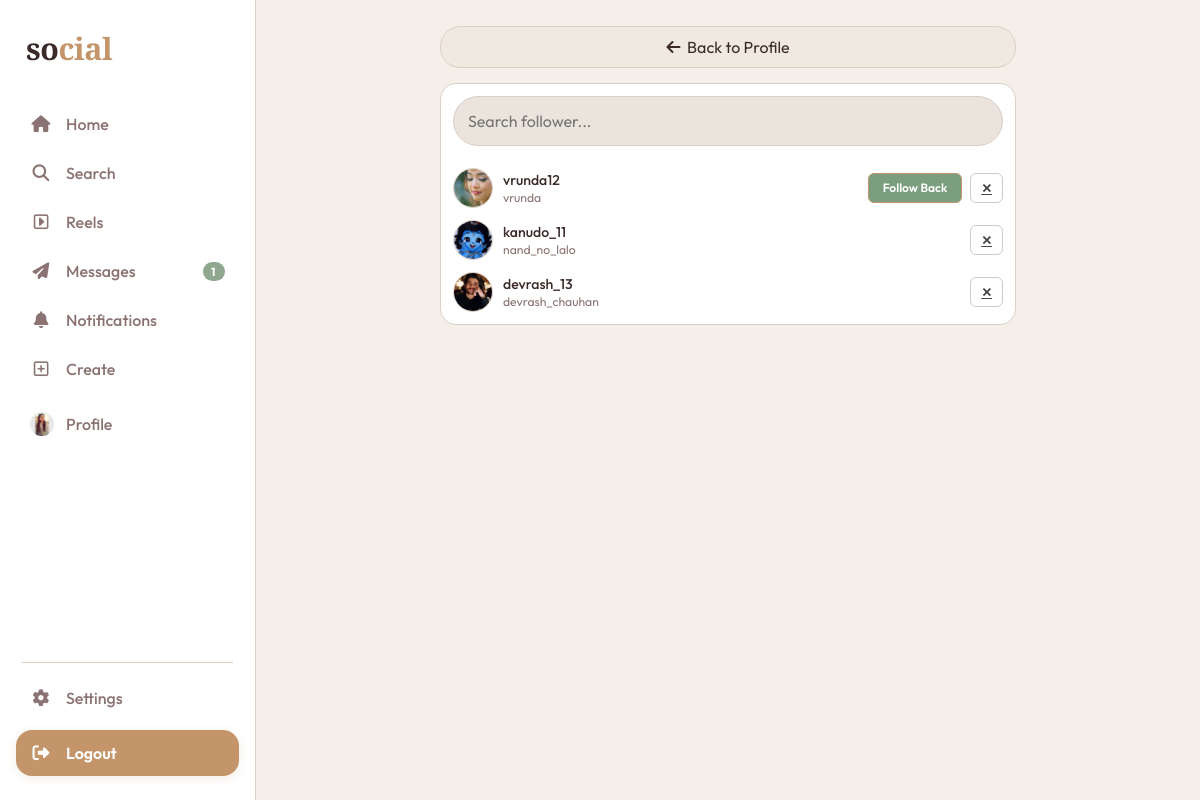
Page /followers/ (signed in) on the committed database.
### myapp/models.py (models this page shows, shortened)
class instauser(models.Model):
    gender_choices = (
        ('male','Male'),
        ('female','Female'),
    )
    username = models.CharField(max_length=100,unique=True)
    email = models.EmailField(unique=True,null=True,blank=True)
    password = models.CharField(max_length=100, null=True, blank=True)
    profile_pic = models.FileField(upload_to='profile_pics/', blank=True, null=True)
    gender = models.CharField(max_length=10,choices=gender_choices,blank=True, null=True)
    fullname = models.CharField(max_length=100,blank=True, null=True)
    bio = models.TextField(blank=True, null=True)
    description = models.TextField(blank=True, null=True)
    link = models.URLField(blank=True, null=True)
    otp = models.PositiveIntegerField(default=987)
    otp_created_at = models.DateTimeField(null=True, blank=True)
    created_at = models.DateTimeField(auto_now_add=True)
    updated_at = models.DateTimeField(auto_now=True)

class FollowUsers(models.Model):
    following = models.ForeignKey(instauser,on_delete=models.CASCADE,related_name="following")
    following_person = models.ForeignKey(instauser,on_delete=models.CASCADE,related_name="following_person")
    created_at = models.DateTimeField(auto_now_add=True)

### myapp/views.py (the view)
    def wrapper(request,*args,**kwargs):
        if "email" in request.session:
            try:
                uid = instauser.objects.get(email = request.session['email'])
                request.uid = uid
                return view_function(request,*args,**kwargs)
            except instauser.DoesNotExist:
                return redirect("login")
        return redirect("login")

### myapp/views.py (called while the page is built)
def checklogin(view_function):
    def wrapper(request,*args,**kwargs):
        if "email" in request.session:
            try:
                uid = instauser.objects.get(email = request.session['email'])
                request.uid = uid
                return view_function(request,*args,**kwargs)
            except instauser.DoesNotExist:
                return redirect("login")
        return redirect("login")
    return wrapper

@checklogin
def followers(request):
    uid = request.uid
    followers_list = FollowUsers.objects.filter(following_person=uid).select_related('following')
    my_following = FollowUsers.objects.filter(following=uid).values_list('following_person_id', flat=True)
    search = request.GET.get("search")
    if search:
        followers_list = followers_list.filter(
            Q(following__username__icontains=search) |
            Q(following__fullname__icontains=search)
        )
    context = {
        'uid': uid,
        'followers_list': followers_list,
        'my_following': my_following,
    }
    return render(request, "myapp/followers.html", context)

### myapp/templates/myapp/followers.html (shortened to what this page needs)
{% load static %}
<html lang="en">
<head>
  <link rel="stylesheet" href="https://cdnjs.cloudflare.com/ajax/libs/font-awesome/6.5.0/css/all.min.css">
  <link rel="stylesheet" href="{% static 'css/userpanel.css' %}">
  <link rel="stylesheet" href="{% static 'css/followers.css' %}">
</head>
<body>
  <nav class="sidebar">
    <div class="logo">so<span>cial</span></div>
    <div class="nav-links">
      <a href="{% url 'home' %}" class="nav-item"><span class="nav-icon"><i class="fa-solid fa-house"></i></span><span class="nav-label">Home</span></a>
      <a href="{% url 'search' %}" class="nav-item"><span class="nav-icon"><i class="fa-solid fa-magnifying-glass"></i></span><span class="nav-label">Search</span></a>
      <a href="{% url 'reels' %}" class="nav-item"><span class="nav-icon"><i class="fa-regular fa-square-caret-right"></i></span><span class="nav-label">Reels</span></a>
      <a href="{% url 'messages' %}" class="nav-item has-badge"><span class="nav-icon"><i class="fa-solid fa-paper-plane"></i></span><span class="nav-label">Messages</span><span class="badge" id="msg-badge" style="display:none;"></span></a>
      <a href="{% url 'notification' %}" class="nav-item has-badge"><span class="nav-icon"><i class="fa-solid fa-bell"></i></span><span class="nav-label">Notifications</span></a>
      <div class="nav-item-wrapper">
        <a href="javascript:void(0)" class="nav-item" onclick="var m=document.getElementById('create-submenu');m.style.display=m.style.display==='flex'?'none':'flex';"><span class="nav-icon"><i class="fa-regular fa-square-plus"></i></span><span class="nav-label">Create</span></a>
      </div>
      <a href="{% url 'profile' %}" class="sidebar-profile-mini">
        <span class="nav-icon">
          {% if uid.profile_pic %}
          <img src="{{uid.profile_pic.url}}" alt="Profile">
          {% else %}
          <img src="https://i.pravatar.cc/80?img=47" alt="Profile">
          {% endif %}
        </span>
        <span class="nav-label">Profile</span>
      </a>
    </div>
    <div class="sidebar-divider"></div>
    <div class="nav-bottom">
      <a href="{% url 'settings' %}" class="nav-item"><span class="nav-icon"><i class="fa-solid fa-gear"></i></span><span class="nav-label">Settings</span></a>
      <a href="{% url 'logout' %}" class="nav-item logout-btn"><span class="nav-icon"><i class="fa-solid fa-right-from-bracket"></i></span><span class="nav-label">Logout</span></a>
    </div>
  </nav>
  <div class="pages-wrapper">
    <div id="followers" class="page page-with-panel" style="display:flex;">
      <main class="follow-list-area">
        <a href="{% url 'profile' %}" class="back-btn" style="display:flex; width:auto; padding: 0 16px; border-radius: 20px;">
          <i class="fa-solid fa-arrow-left"></i> &nbsp; Back to Profile
        </a>
        <div class="follow-list-card" style="display:flex; flex-direction:column; gap:12px; padding:12px;">
          <form method="GET" action="" style="width:100%; margin-bottom:10px;">
            <input
              type="text"
              name="search"
              placeholder="Search follower..."
              value="{{ request.GET.search }}"
              class="search-input"
              style="width:100%; padding:14px; border-radius:25px;"
            >
          </form>
          {% for item in followers_list %}
            <div class="suggest-item">
              <div class="sug-av">
                {% if item.following.profile_pic %}
                <img src="{{item.following.profile_pic.url}}">
                {% else %}
                <img src="https://i.pravatar.cc/80?img=47">
                {% endif %}
              </div>
              <div class="sug-info">
                <div class="sug-name">{{item.following.username}}</div>
                <div class="sug-note">{{item.following.fullname|default:"User"}}</div>
              </div>
              <div class="action-btns">
                {% if item.following.id not in my_following %}
                  <a href="{% url 'follow_unfollow' pk=item.following.id %}" class="follow-btn follow-back">Follow Back</a>
                {% endif %}
                <a href="{% url 'remove' pk=item.following.id %}" class="follow-btn remove-btn"> ✕ </a>
              </div>
            </div>
          {% empty %}
            <div style="color: var(--text2); text-align:center; padding: 20px;">
              Abhi tak koi follower nahi hai
            </div>
          {% endfor %}
        </div>
      </main>
    </div>
  </div>
</body>
</html>

### myapp/static/css/userpanel.css (style rules this page uses)
:root { --bg: #F4EFE9; --bg2: #FFFFFF; --bg3: #F0E9DF; --border: #DCCFC6; --text: #3A2A2A; --muted: #8C7373; --accent: #C4956A; --accent2: #A98059; --green: #8FA68F; --sidebar-w: 256px; --panel-w: 310px; --r-sm: 10px; --r-md: 16px; --r-lg: 22px; --shadow: 0 2px 14px rgba(60, 40, 40, 0.10); --t: all 0.22s ease; font-size: 16px; }
*, *::before, *::after { box-sizing: border-box; margin: 0; padding: 0; }
html { scroll-behavior: smooth; }
body { font-family: 'Outfit', sans-serif; font-size: 1rem; background: var(--bg); color: var(--text); min-height: 100vh; display: flex; }
* { scrollbar-width: none; -ms-overflow-style: none; }
.sidebar { width: var(--sidebar-w); flex-shrink: 0; background: var(--bg2); border-right: 1px solid var(--border); height: 100vh; position: sticky; top: 0; display: flex; flex-direction: column; padding: 28px 16px 20px; overflow-y: auto; z-index: 100; }
.logo { font-family: 'Playfair Display', serif; font-size: 1.9rem; font-weight: 700; color: var(--text); padding: 0 10px 32px; letter-spacing: -0.5px; }
.logo span { color: var(--accent); }
.nav-links { display: flex; flex-direction: column; gap: 3px; flex: 1; }
.nav-item { display: flex; align-items: center; gap: 14px; padding: 13px 14px; border-radius: var(--r-md); color: var(--muted); text-decoration: none; font-size: 1rem; font-weight: 500; position: relative; transition: var(--t); }
.nav-icon { width: 22px; text-align: center; font-size: 1.05rem; flex-shrink: 0; }
.nav-label { flex: 1; }
.badge { background: var(--green); color: #fff; font-size: 0.72rem; font-weight: 700; padding: 2px 8px; border-radius: 20px; min-width: 22px; text-align: center; }
.sidebar-divider { height: 1px; background: var(--border); margin: 12px 6px; }
.nav-bottom { display: flex; flex-direction: column; gap: 3px; padding-bottom: 4px; }
.logout-btn { background: var(--accent) !important; color: #fff !important; border-radius: var(--r-md) !important; font-weight: 600 !important; margin-top: 6px; transition: var(--t); box-shadow: 0 2px 10px rgba(196, 149, 106, 0.18); }
.sidebar-profile-mini { display: flex; align-items: center; gap: 14px; padding: 13px 14px; border-radius: var(--r-md); text-decoration: none; transition: var(--t); margin-top: 4px; position: relative; color: var(--muted); font-weight: 500; }
.sidebar-profile-mini img { width: 24px; height: 24px; border-radius: 50%; object-fit: cover; flex-shrink: 0; display: block; }
.pages-wrapper { flex: 1; min-width: 0; position: relative; }
.page { display: none; width: 100%; min-height: 100vh; }
.page-with-panel { flex-direction: row; align-items: flex-start; }
.pages-wrapper { flex: 1; display: flex; justify-content: center; align-items: flex-start; min-height: 100vh; }
.back-btn { width: 42px; height: 42px; border-radius: 50%; background: var(--bg3); border: 1.5px solid var(--border); display: flex; align-items: center; justify-content: center; color: var(--text); text-decoration: none; font-size: 1rem; flex-shrink: 0; transition: var(--t); }
.suggest-item { display: flex; align-items: center; gap: 10px; }
.sug-av { width: 40px; height: 40px; border-radius: 50%; overflow: hidden; flex-shrink: 0; border: 1.5px solid var(--border); }
.sug-av img { width: 100%; height: 100%; object-fit: cover; }
.sug-info { flex: 1; min-width: 0; }
.sug-name { font-size: 0.88rem; font-weight: 500; color: var(--text); white-space: nowrap; overflow: hidden; text-overflow: ellipsis; }
.sug-note { font-size: 0.76rem; color: var(--muted); margin-top: 1px; white-space: nowrap; overflow: hidden; text-overflow: ellipsis; }
.follow-btn { background: none; border: 1.5px solid var(--accent); color: var(--accent); font-size: 0.8rem; font-weight: 600; padding: 5px 13px; border-radius: 20px; cursor: pointer; font-family: 'Outfit', sans-serif; transition: var(--t); flex-shrink: 0; }
.search-input { width: 100%; padding: 14px 16px 14px 44px; background: var(--bg2); border: 1.5px solid var(--border); border-radius: var(--r-md); font-family: 'Outfit', sans-serif; font-size: 1rem; color: var(--text); outline: none; transition: var(--t); }
.nav-item-wrapper { position: relative; }

### rows in the picture
instauser: profile_pic (picture)
FollowUsers: following.profile_pic (picture), following.username "vrunda12", following.fullname "vrunda", shows "Follow Back"
FollowUsers: following.profile_pic (picture), following.username "kanudo_11", following.fullname "nand_no_lalo"
FollowUsers: following.profile_pic (picture), following.username "devrash_13", following.fullname "devrash_chauhan"
